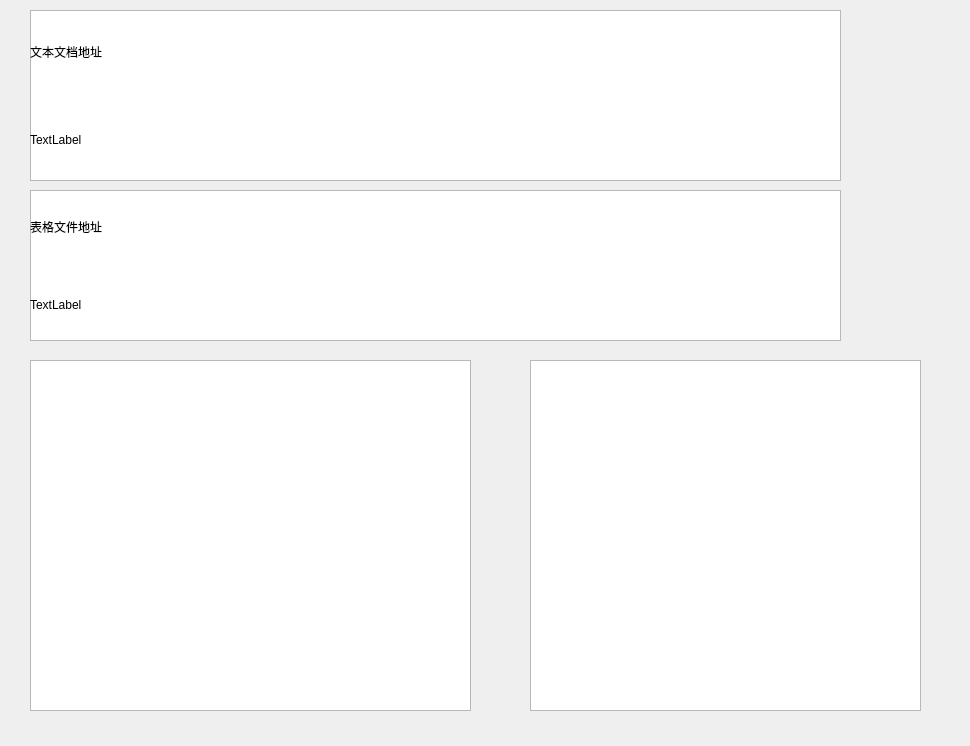
<?xml version="1.0" encoding="UTF-8"?>
<ui version="4.0">
 <class>Dialog</class>
 <widget class="QDialog" name="Dialog">
  <property name="geometry">
   <rect>
    <x>0</x>
    <y>0</y>
    <width>970</width>
    <height>746</height>
   </rect>
  </property>
  <property name="windowTitle">
   <string>Dialog</string>
  </property>
  <widget class="QWidget" name="verticalLayoutWidget">
   <property name="geometry">
    <rect>
     <x>30</x>
     <y>10</y>
     <width>811</width>
     <height>171</height>
    </rect>
   </property>
   <layout class="QVBoxLayout" name="verticalLayout">
    <item>
     <widget class="QLabel" name="label">
      <property name="text">
       <string>文本文档地址</string>
      </property>
     </widget>
    </item>
    <item>
     <widget class="QLabel" name="label_2">
      <property name="text">
       <string>TextLabel</string>
      </property>
     </widget>
    </item>
   </layout>
  </widget>
  <widget class="QWidget" name="verticalLayoutWidget_2">
   <property name="geometry">
    <rect>
     <x>30</x>
     <y>190</y>
     <width>811</width>
     <height>151</height>
    </rect>
   </property>
   <layout class="QVBoxLayout" name="verticalLayout_2">
    <item>
     <widget class="QLabel" name="label_4">
      <property name="text">
       <string>表格文件地址</string>
      </property>
     </widget>
    </item>
    <item>
     <widget class="QLabel" name="label_3">
      <property name="text">
       <string>TextLabel</string>
      </property>
      <property name="textFormat">
       <enum>Qt::RichText</enum>
      </property>
     </widget>
    </item>
   </layout>
  </widget>
  <widget class="QTableView" name="tableView">
   <property name="geometry">
    <rect>
     <x>30</x>
     <y>360</y>
     <width>441</width>
     <height>351</height>
    </rect>
   </property>
  </widget>
  <widget class="QTextEdit" name="textEdit">
   <property name="geometry">
    <rect>
     <x>530</x>
     <y>360</y>
     <width>391</width>
     <height>351</height>
    </rect>
   </property>
  </widget>
  <widget class="QGraphicsView" name="graphicsView">
   <property name="geometry">
    <rect>
     <x>30</x>
     <y>10</y>
     <width>811</width>
     <height>171</height>
    </rect>
   </property>
  </widget>
  <widget class="QGraphicsView" name="graphicsView_2">
   <property name="geometry">
    <rect>
     <x>30</x>
     <y>190</y>
     <width>811</width>
     <height>151</height>
    </rect>
   </property>
  </widget>
  <zorder>graphicsView_2</zorder>
  <zorder>graphicsView</zorder>
  <zorder>verticalLayoutWidget</zorder>
  <zorder>verticalLayoutWidget_2</zorder>
  <zorder>tableView</zorder>
  <zorder>textEdit</zorder>
 </widget>
 <resources/>
 <connections/>
 <slots>
  <signal>clicked()</signal>
 </slots>
</ui>
